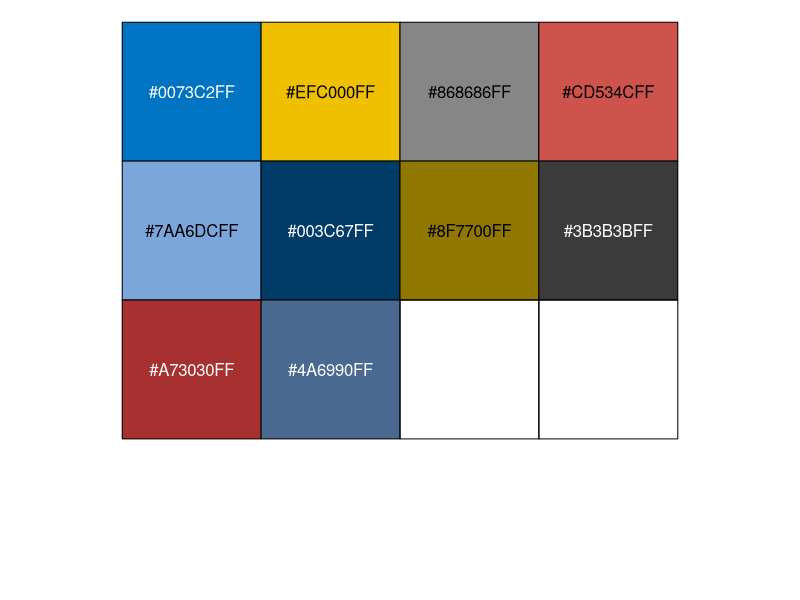
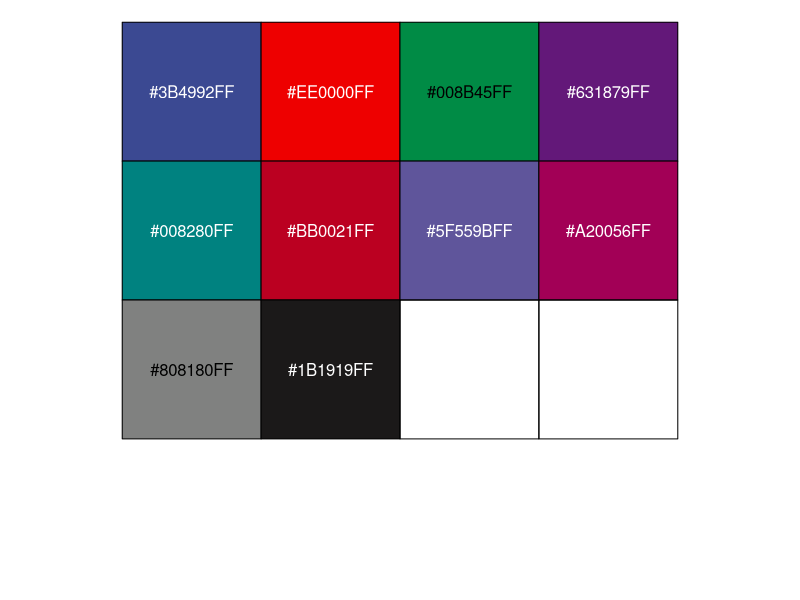

The R script that drew these images, in order:
library(tidyverse)
library(ggplot2)
library(scales)

class_color <-
  c("QC" = "#EFC000FF", "Subject" = "#0073C2FF")

polarity_color <-
  c("Positive" = "#CD534CFF",
    "Negative" = "#7AA6DCFF")

up_down_color <-
  c(
    "UP" = "#CD534CFF",
    DOWN = "#003C67FF",
    NO = "#868686FF"
  )


group_color <-
  c("Control" = "#8F7700FF", "UC" = "#A73030FF")

sex_color <-
  c(Male = "#003C67FF", Female = "#A73030FF")


disease_color <-
  c(
    "Control" = "#8F7700FF",
    "DSS" = "#A73030FF",
    "Arg" = "#0073C2FF"
  )

disease_color2 <-
  c(
    "Control" = "#8F7700FF",
    "Vector" = "#A73030FF",
    "ASS1_OE" = "#631879FF"
  )

disease_color3 <-
  c(
    "Control" = "#8F7700FF",
    "Vector" = "#A73030FF",
    "shRNA" = "#EFC000FF"
  )

disease_color4 <-
  c(
    "Control" = "#8F7700FF",
    "DSS" = "#A73030FF",
    "MDLA" = "#008280FF",
    "5_ASA" = "#7AA6DCFF"
  )

disease_color5 <-
  c(
    "Control" = "#8F7700FF",
    "DSS" = "#A73030FF",
    "MDLA" = "#008280FF",
    "C_01" = "#7AA6DCFF"
  )


disease_color6 <-
  c(
    "Control" = "#8F7700FF",
    "Arg" = "#0073C2FF"
  )

disease_color7 <-
  c(
    "Control" = "#8F7700FF",
    "Model" = "#A73030FF",
    "Arg" = "#0073C2FF"
  )

show_col(ggsci::pal_jco()(n = 10))

ggsci::pal_jco()(n = 10)


show_col(ggsci::pal_aaas()(n = 10))

ggsci::pal_aaas()(n = 10)

theme_base <-
  theme_bw() +
  theme(
    panel.grid.major = element_blank(),
    axis.text = element_text(size = 12),
    axis.title = element_text(size = 13),
    strip.text = element_text(size = 13)
  )

volcano_plot2 <-
  function(object,
           fc_column_name = "fc",
           log2_fc = TRUE,
           p_value_column_name = "p_value_adjust",
           labs_x = "log2(Fold change)",
           labs_y = "-log(p-adjust, 10)",
           fc_up_cutoff = 2,
           fc_down_cutoff = 0.5,
           p_value_cutoff = 0.05,
           line_color = "red",
           up_color = "#EE0000FF",
           down_color = "#3B4992FF",
           no_color = "#808180FF",
           point_size = 2,
           point_alpha = 1,
           point_size_scale,
           line_type = 1,
           add_text = FALSE,
           text_for = c("marker", "UP", "DOWM"),
           text_from = "variable_id") {
    text_for = match.arg(text_for)
    # massdataset::check_object_class(object = object, class = "mass_dataset")

    object <- object@variable_info

    if (all(colnames(object) != fc_column_name)) {
      stop(paste("no", fc_column_name, "in variable_info.\n"))
    }

    if (all(colnames(object) != p_value_column_name)) {
      stop(paste("no", p_value_column_name, "in variable_info.\n"))
    }

    variable_info <-
      object

    if (log2_fc) {
      variable_info <-
        variable_info %>%
        dplyr::mutate(log2_fc = log(get(fc_column_name), 2)) %>%
        dplyr::mutate(log10_p = -log(get(p_value_column_name), 10)) %>%
        dplyr::mutate(
          marker = case_when(
            log2_fc > log(fc_up_cutoff, 2) &
              log10_p > -log(p_value_cutoff, 10) & VIP > 1 ~ "UP",
            log2_fc < log(fc_down_cutoff, 2) &
              log10_p > -log(p_value_cutoff, 10) & VIP > 1 ~ "DOWN",
            TRUE ~ "NO"
          )
        )
    } else{
      variable_info <-
        variable_info %>%
        dplyr::mutate(log2_fc = get(fc_column_name)) %>%
        dplyr::mutate(log10_p = -log(get(p_value_column_name), 10)) %>%
        dplyr::mutate(
          marker = case_when(
            log2_fc > fc_up_cutoff &
              log10_p > -log(p_value_cutoff, 10) & VIP > 1 ~ "UP",
            log2_fc < fc_down_cutoff &
              log10_p > -log(p_value_cutoff, 10) & VIP > 1 ~ "DOWN",
            TRUE ~ "NO"
          )
        )
    }

    variable_info <-
      variable_info %>%
      dplyr::mutate(marker = factor(marker, levels = c("NO", "UP", "DOWN")))

    # browser()

    if (log2_fc) {
      plot =
        variable_info %>%
        ggplot(aes(log2_fc, log10_p)) +
        theme_bw() +
        labs(x = labs_x, y = labs_y) +
        theme(panel.grid.major = element_blank()) +
        geom_vline(
          xintercept = log(fc_up_cutoff, 2),
          color = line_color,
          linetype = line_type
        ) +
        geom_vline(
          xintercept = log(fc_down_cutoff, 2),
          color = line_color,
          linetype = line_type
        ) +
        geom_hline(
          yintercept = -log(p_value_cutoff, 10),
          color = line_color,
          linetype = line_type
        )
    } else{
      plot =
        variable_info %>%
        ggplot(aes(log2_fc, log10_p)) +
        theme_bw() +
        labs(x = labs_x, y = labs_y) +
        theme(panel.grid.major = element_blank()) +
        geom_vline(xintercept = fc_up_cutoff,
                   color = line_color,
                   linetype = line_type) +
        geom_vline(xintercept = fc_down_cutoff,
                   color = line_color,
                   linetype = line_type) +
        geom_hline(
          yintercept = -log(p_value_cutoff, 10),
          color = line_color,
          linetype = line_type
        )
    }

    if (!missing(point_size_scale)) {
      if (all(colnames(variable_info) != point_size_scale)) {
        stop(paste("no", point_size_scale, "in variable_info.\n"))
      } else{
        if (length(grep("p_value", point_size_scale)) > 0) {
          point_size_scale = "log10_p"
        }
        plot =
          plot +
          geom_point(aes(color = marker, size = get(point_size_scale)), alpha = point_alpha) +
          scale_color_manual(values = c(
            "UP" = up_color,
            "DOWN" = down_color,
            "NO" = no_color
          )) +
          guides(size = guide_legend(title = point_size_scale))
      }
    } else{
      plot =
        plot +
        geom_point(aes(color = marker), size = point_size, alpha = point_alpha) +
        scale_color_manual(values = c(
          "UP" = up_color,
          "DOWN" = down_color,
          "NO" = no_color
        ))
    }


    if (add_text) {
      if (all(colnames(variable_info) != text_from)) {
        stop(paste("no", text_from, "in variable_info.\n"))
      }

      if (text_for == "marker") {
        text_data =
          variable_info %>%
          dplyr::filter(marker %in% c("UP", "DOWN"))
      } else{
        text_data =
          variable_info %>%
          dplyr::filter(marker %in% text_for)
      }

      # browser()

      if (requireNamespace("ggrepel", quietly = TRUE)) {
        plot =
          plot +
          ggrepel::geom_text_repel(aes(log2_fc, log10_p, label = get(text_from)),
                                   data = text_data %>% dplyr::filter(!is.na(get(text_from))))
      } else{
        message("Please install ggrepel package first.")
      }

    }

    return(plot)
  }



volcano_plot3 <-
  function(object,
           fc_column_name = "fc",
           log2_fc = TRUE,
           p_value_column_name = "p_value_adjust",
           labs_x = "log2(Fold change)",
           labs_y = "-log(p-adjust, 10)",
           fc_up_cutoff = 2,
           fc_down_cutoff = 0.5,
           p_value_cutoff = 0.05,
           line_color = "red",
           up_color = "#EE0000FF",
           down_color = "#3B4992FF",
           no_color = "#808180FF",
           point_size = 2,
           point_alpha = 1,
           point_size_scale,
           line_type = 1,
           add_text = FALSE,
           text_for = c("marker", "UP", "DOWM"),
           text_from = "variable_id") {
    text_for = match.arg(text_for)
    # massdataset::check_object_class(object = object, class = "mass_dataset")

    object <- object@variable_info

    if (all(colnames(object) != fc_column_name)) {
      stop(paste("no", fc_column_name, "in variable_info.\n"))
    }

    if (all(colnames(object) != p_value_column_name)) {
      stop(paste("no", p_value_column_name, "in variable_info.\n"))
    }

    variable_info <-
      object

    if (log2_fc) {
      variable_info <-
        variable_info %>%
        dplyr::mutate(log2_fc = log(get(fc_column_name), 2)) %>%
        dplyr::mutate(log10_p = -log(get(p_value_column_name), 10)) %>%
        dplyr::mutate(
          marker = case_when(
            log2_fc > log(fc_up_cutoff, 2) &
              log10_p > -log(p_value_cutoff, 10) ~ "UP",
            log2_fc < log(fc_down_cutoff, 2) &
              log10_p > -log(p_value_cutoff, 10) ~ "DOWN",
            TRUE ~ "NO"
          )
        )
    } else{
      variable_info <-
        variable_info %>%
        dplyr::mutate(log2_fc = get(fc_column_name)) %>%
        dplyr::mutate(log10_p = -log(get(p_value_column_name), 10)) %>%
        dplyr::mutate(
          marker = case_when(
            log2_fc > fc_up_cutoff & log10_p > -log(p_value_cutoff, 10) ~ "UP",
            log2_fc < fc_down_cutoff &
              log10_p > -log(p_value_cutoff, 10) ~ "DOWN",
            TRUE ~ "NO"
          )
        )
    }

    variable_info <-
      variable_info %>%
      dplyr::mutate(marker = factor(marker, levels = c("NO", "UP", "DOWN")))

    # browser()

    if (log2_fc) {
      plot =
        variable_info %>%
        ggplot(aes(log2_fc, log10_p)) +
        theme_bw() +
        labs(x = labs_x, y = labs_y) +
        theme(panel.grid.major = element_blank()) +
        geom_vline(
          xintercept = log(fc_up_cutoff, 2),
          color = line_color,
          linetype = line_type
        ) +
        geom_vline(
          xintercept = log(fc_down_cutoff, 2),
          color = line_color,
          linetype = line_type
        ) +
        geom_hline(
          yintercept = -log(p_value_cutoff, 10),
          color = line_color,
          linetype = line_type
        )
    } else{
      plot =
        variable_info %>%
        ggplot(aes(log2_fc, log10_p)) +
        theme_bw() +
        labs(x = labs_x, y = labs_y) +
        theme(panel.grid.major = element_blank()) +
        geom_vline(xintercept = fc_up_cutoff,
                   color = line_color,
                   linetype = line_type) +
        geom_vline(xintercept = fc_down_cutoff,
                   color = line_color,
                   linetype = line_type) +
        geom_hline(
          yintercept = -log(p_value_cutoff, 10),
          color = line_color,
          linetype = line_type
        )
    }

    if (!missing(point_size_scale)) {
      if (all(colnames(variable_info) != point_size_scale)) {
        stop(paste("no", point_size_scale, "in variable_info.\n"))
      } else{
        if (length(grep("p_value", point_size_scale)) > 0) {
          point_size_scale = "log10_p"
        }
        plot =
          plot +
          geom_point(aes(color = marker, size = get(point_size_scale)), alpha = point_alpha) +
          scale_color_manual(values = c(
            "UP" = up_color,
            "DOWN" = down_color,
            "NO" = no_color
          )) +
          guides(size = guide_legend(title = point_size_scale))
      }
    } else{
      plot =
        plot +
        geom_point(aes(color = marker), size = point_size, alpha = point_alpha) +
        scale_color_manual(values = c(
          "UP" = up_color,
          "DOWN" = down_color,
          "NO" = no_color
        ))
    }


    if (add_text) {
      if (all(colnames(variable_info) != text_from)) {
        stop(paste("no", text_from, "in variable_info.\n"))
      }

      if (text_for == "marker") {
        text_data =
          variable_info %>%
          dplyr::filter(marker %in% c("UP", "DOWN"))
      } else{
        text_data =
          variable_info %>%
          dplyr::filter(marker %in% text_for)
      }

      # browser()

      if (requireNamespace("ggrepel", quietly = TRUE)) {
        plot =
          plot +
          ggrepel::geom_text_repel(aes(log2_fc, log10_p, label = get(text_from)),
                                   data = text_data %>% dplyr::filter(!is.na(get(text_from))))
      } else{
        message("Please install ggrepel package first.")
      }

    }

    return(plot)
  }
